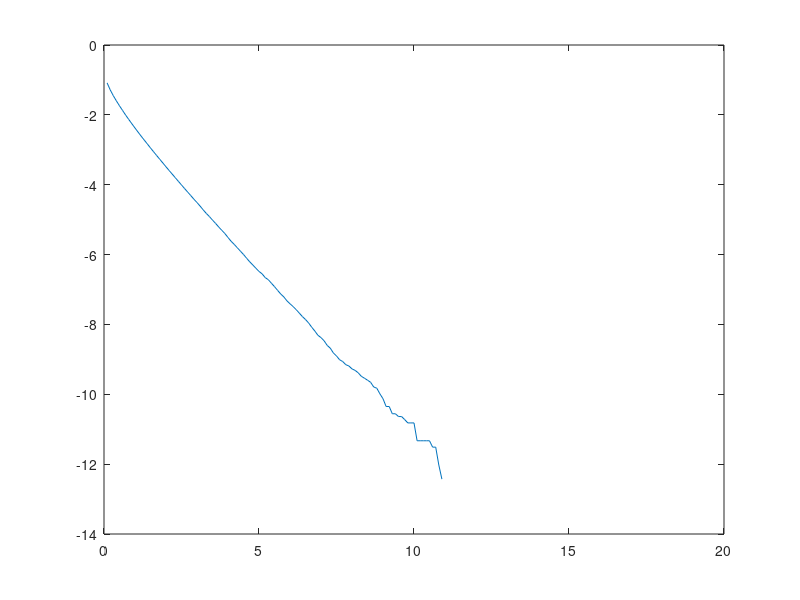

Recreate this plot in MATLAB.
clear
nmsg = 500000;
m = rand(1, nmsg);
p0 = 0.5;
p1 = 1 - p0;
m(m >= p0) = 0;
m(m < p0) = 1;
v1 = 1;
v2 = 2;
v3 = 4;
n1 = sqrt(v1)*randn(1, nmsg);
n2 = sqrt(v2)*randn(1, nmsg);
n3 = sqrt(v3)*randn(1, nmsg);
E = 0.1:0.1:15;
s = zeros(1, nmsg);
r1 = zeros(1, nmsg);
r2 = zeros(1, nmsg);
r3 = zeros(1, nmsg);
m_hat = zeros(1, nmsg);
pe = zeros(1, 150);
for i = 1:150
    s(m == 0) = sqrt(E(i));
    s(m == 1) = -sqrt(E(i));
    r1 = s + n1;
    r2 = s + n2;
    r3 = s + n3;
    thresh = -0.5*log(p0/p1)/sqrt(E(i));
    likely = r1/v1 + r2/v2 + r3/v3;
    m_hat(likely >= thresh) = 0;
    m_hat(likely < thresh) = 1;
    pe(i) = (length(find(m ~= m_hat))/nmsg);
end

y=zeros(1,150);
y=log(pe);
plot(E,y,'DisplayName','F-E');
